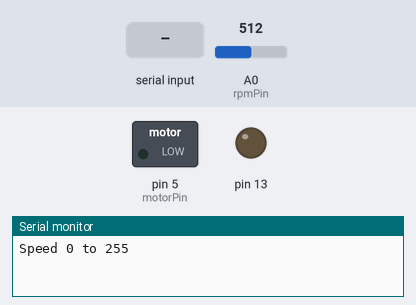
The sketch below on a simulated Arduino Uno, built with avr-gcc and run on an emulated ATmega328P. On the bench: switched loads named in the sketch (green lamp = pin HIGH), output pins drawn as LEDs (lit = HIGH), the last lines printed to the serial monitor. The inputs (shaded band) are chosen by the test bench; at power-on: A0 (rpmPin) = 512.

Above: at 6.2 s.
6.3 s: "90,45\n" received over Serial
At 8.3 s:
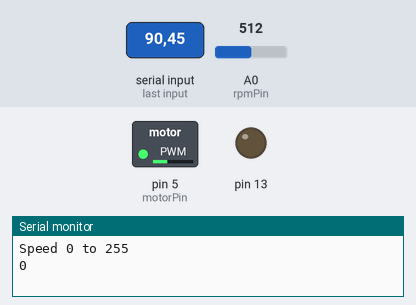
9.3 s: "200\n" received over Serial
At 11.7 s:
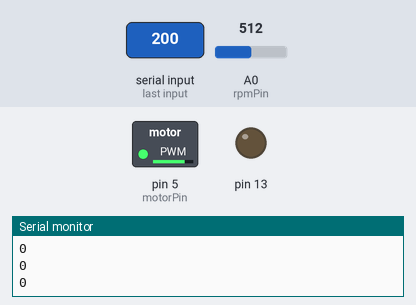
12.3 s: "30,150\n" received over Serial
At 15.2 s:
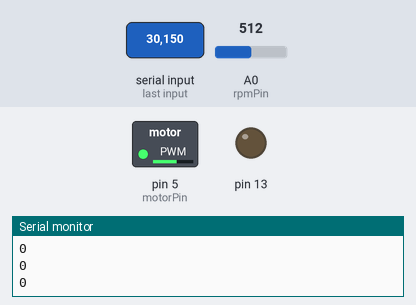
15.3 s: "90\n" received over Serial
At 18.0 s:
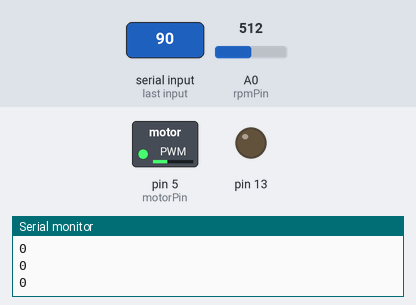
Timing chart, 0 to 19.3 s (numbered marks = the images above; inputs shaded):
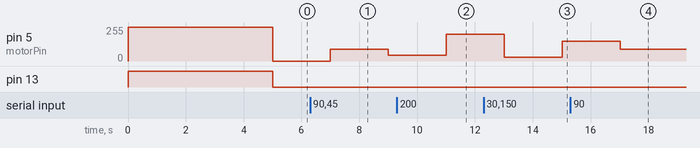

The sketch:

motor.ino
```cpp
# define motorPin 5
# define rpmPin A0
// variables:
int sensorValue = 0;         // the sensor value
int sensorMin = 1023;        // minimum sensor value
int sensorMax = 0;           // maximum sensor value
int rps = 0 ;
int val = 10;

/* global variables */
int last = 0;
int rpm;

void setup()
{
  pinMode(motorPin, OUTPUT);
  pinMode(13, OUTPUT);

  digitalWrite(13, HIGH);
  analogWrite(motorPin, 255);
  // obtain the sensitive value
  while (millis() < 5000)
  {
    sensorValue = analogRead(rpmPin);
    if (sensorValue > sensorMax)
    {
      sensorMax = sensorValue;
    }
    if (sensorValue < sensorMin)
    {
      sensorMin = sensorValue;
    }
  }
  analogWrite(motorPin, 0);
  digitalWrite(13, LOW);
  Serial.begin(9600);

  // when serial is empty, requires input
  while (! Serial);
  Serial.println("Speed 0 to 255");
}

void loop()
{
  int speed;
  rpm = getRpm();
  Serial.println(rpm);

  speed = Serial.parseInt();
  inputSpeed(speed);  // manuall input
  //fadeSpeed();  // auto input


  delay (5); // delay in between read for stability
}

void inputSpeed(int speed)
/* the function is for writing in speed */
{
  if (Serial.available())
  {
    if (speed >= 0 && speed <= 255)
    {
      analogWrite(motorPin, speed);
    }
  }
}
/*
void fadeSpeed()
{
  int fadeAmount = 5;
  analogWrite(motorPin, val);
  val = val + fadeAmount;

  if (val <= 0 || val >= 70)
  {
    fadeAmount = - fadeAmount;
  }

  delay (10);
}
*/

double getRpm() {
  unsigned long start_time = millis();
  unsigned long end_time = start_time;
  int count = 0;
  int sensor = analogRead(rpmPin);
  int halfpoint = sensorMax / 2 ;
  int newstate = 0 ;
  while (end_time - start_time < 2000)
  {
    if (sensor < halfpoint && newstate != 1)
    {
      count++ ;
      newstate = 1;
    }
    else if (sensor > halfpoint)
    {
      newstate = 0 ;
    }
    sensor = analogRead(rpmPin);
    end_time = millis();
  }

  rps = count ;
  rpm = rps * 30 ;
  return rpm;
}
```

Measured:
- after the input at 6.3 s, pin 5 (motorPin): 0/255 → 90/255 after 0.70 s, → 45/255 2.0 s later
- after the input at 9.3 s, pin 5 (motorPin): 45/255 → 200/255 after 1.7 s
- after the input at 12.3 s, pin 5 (motorPin): 200/255 → 30/255 after 0.72 s, → 150/255 2.0 s later
- after the input at 15.3 s, pin 5 (motorPin): 150/255 → 90/255 after 1.7 s
